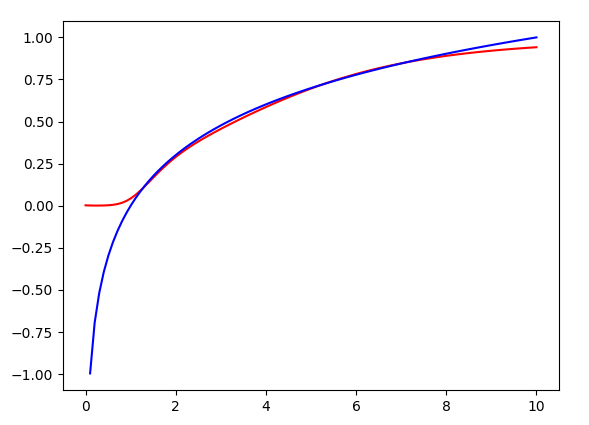

This figure's Python source:
import numpy as np
import math
import random
import matplotlib.pyplot as plt

def sigmoid(x):
	return 1.0/(1.0 + np.exp(-x))

def sigmoid_der(x):
	return x*(1.0 - x)

def relu(x):
    return x * (x > 0)

def relu_der(x):
    return 1. * (x > 0)

class NN:
    def __init__(self, inputs):
        self.inputs = inputs
        self.l=len(self.inputs)
        self.li=len(self.inputs[0])
        self.wi=np.random.random((1, 10))
        self.wh=np.random.random((10, 1))

    def think(self, inp):
        output =[]
        for i in range(len(inp)):
            s1=sigmoid(np.dot(np.array([inp[i]]), self.wi))
            s2=sigmoid(np.dot(s1, self.wh))
            output.append(s2[0])
        return np.array(output)

    def train(self, inputs,outputs, it):
        for k in range(it):
            for i in range(len(inputs)):
                l0=np.array([inputs[i]])
                l1=sigmoid(np.dot(l0, self.wi))
                l2=sigmoid(np.dot(l1, self.wh))
                l2_err=np.array(outputs[i]) - l2
                l2_delta=np.multiply(l2_err, sigmoid_der(l2))
                l1_err=np.dot(l2_delta, self.wh.T)
                l1_delta=np.multiply(l1_err, sigmoid_der(l1))
                self.wh+=np.dot(l1.T, l2_delta)
                self.wi+=np.dot(l0.T, l1_delta)

inputs=[]
outputs=[]
dataSize = 2000
for i in range(dataSize):
        x = random.uniform(1, 10)
        inputs.append([x])
        outputs.append([math.log(x, 10)])
        
trainingSet = np.array(inputs[:math.floor(len(inputs)*0.8)])
trainingLabels = np.array(outputs[:math.floor(len(outputs)*0.8)])
testingSet = np.array(inputs[math.floor(len(inputs)*0.8):])
testingLabels = np.array(outputs[math.floor(len(outputs)*0.8):])
n=NN(trainingSet)
n.train(trainingSet, trainingLabels, 2000)
predictions = n.think(testingSet)
x = np.linspace(0,10,100)
ypredict = n.think(x)
y = np.log10(x)
plt.plot(x,ypredict, 'r', ls = '-')
plt.plot(x,y, 'b', ls = '-')
plt.show()
print(100-(corrects/len(predictions)))
        
